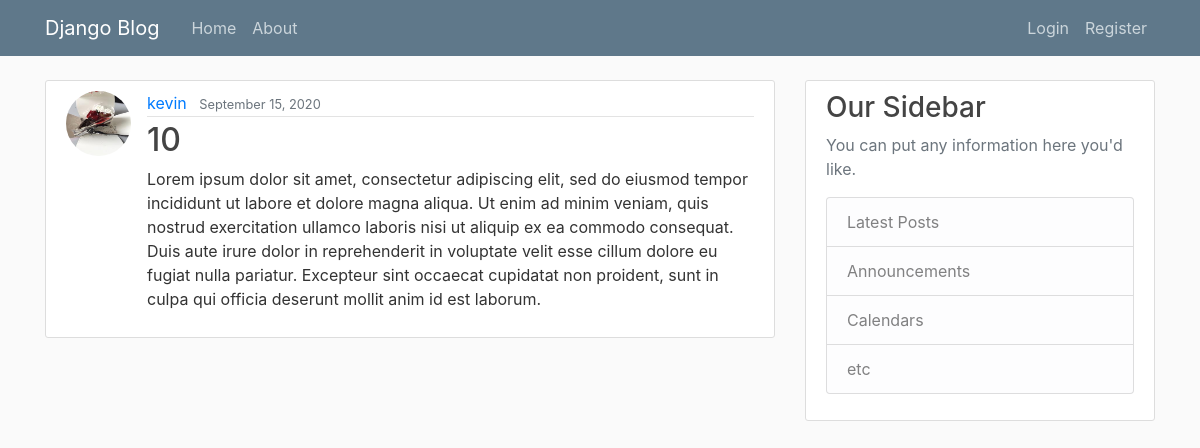
Screenshot of /post/15/ with the database file from the repository.
### blog/models.py (models this page shows, shortened)
class Post(models.Model):
    title = models.CharField(max_length=100)
    content = models.TextField()
    date_posted = models.DateTimeField(default=timezone.now)
    author = models.ForeignKey(User, on_delete=models.CASCADE)

### users/models.py (models this page shows, shortened)
class Profile(models.Model):
    user = models.OneToOneField(User,
                                on_delete=models.CASCADE)  # CASCADE:if users is deleted it also delete the profile
    image = models.ImageField(default='default.jpg', upload_to='profile_pics'
                              )

### blog/views.py (the view)
# urls.py: path('post/<int:pk>/', PostDetailView.as_view(), name='post-detail'),  # views.home 返回HTTP响应的结果
class PostDetailView(DetailView):
    model = Post

### blog/templates/blog/post_detail.html (shortened to what this page needs)
{% extends "blog/base.html"%}
{% block content%}
<article class="media content-section">
    <img class="rounded-circle article-img" src="{{object.author.profile.image.url}}">
    <div class="media-body">
        <div class="article-metadata">
             <a class="mr-2" href="{% url 'user-posts' post.author.username %}">{{ post.author }}</a>
            <small class="text-muted">{{object.date_posted|date:"F j, Y"}} </small>
        </div>
        <h2 class="article-title">{{ object.title }}</h2>
        <p class="article-content">{{ object.content }}</p>
    </div>
</article>
{% endblock %}

### blog/static/blog/main.css (style rules this page uses)
body { background: #fafafa; color: #333333; margin-top: 5rem; }
h1, h2, h3, h4, h5, h6 { color: #444444; }
.content-section { background: #ffffff; padding: 10px 20px; border: 1px solid #dddddd; border-radius: 3px; margin-bottom: 20px; }
.article-title { color: #444444; }
.article-content { white-space: pre-line; }
.article-img { height: 65px; width: 65px; margin-right: 16px; }
.article-metadata { padding-bottom: 1px; margin-bottom: 4px; border-bottom: 1px solid #e3e3e3 }

### rows the page displays
Post: author.profile.image (picture), author "kevin", date_posted "September 15, 2020", title "10", content "Lorem ipsum dolor sit amet, consectetur adipiscing elit, sed do eiusmod tempor incididunt ut labore et dolore magna aliqua. Ut enim ad minim veniam, quis nostrud exercitation ullamco laboris nisi ut aliquip ex ea commodo consequat. Duis aute irure dolor in reprehenderit in voluptate velit esse cillum dolore eu fugiat nulla pariatur. Excepteur sint occaecat cupidatat non proident, sunt in culpa qui officia deserunt mollit anim id est laborum."
